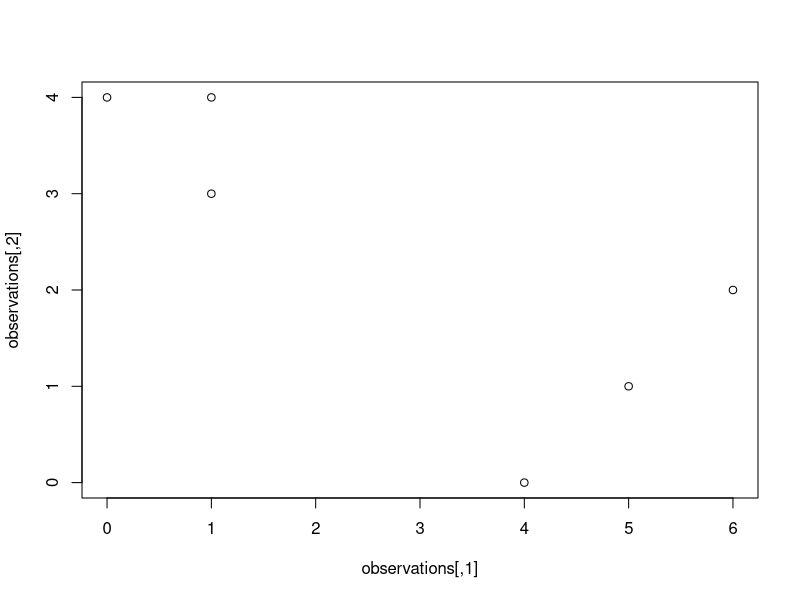
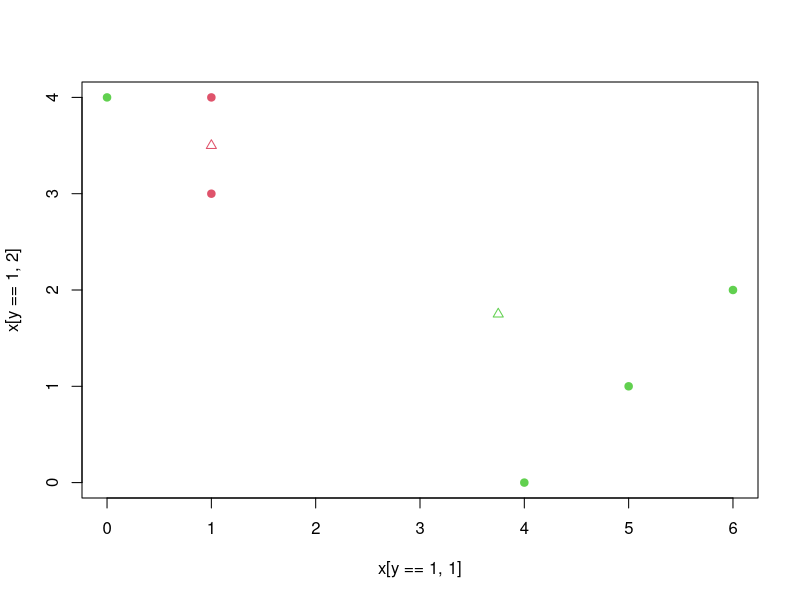
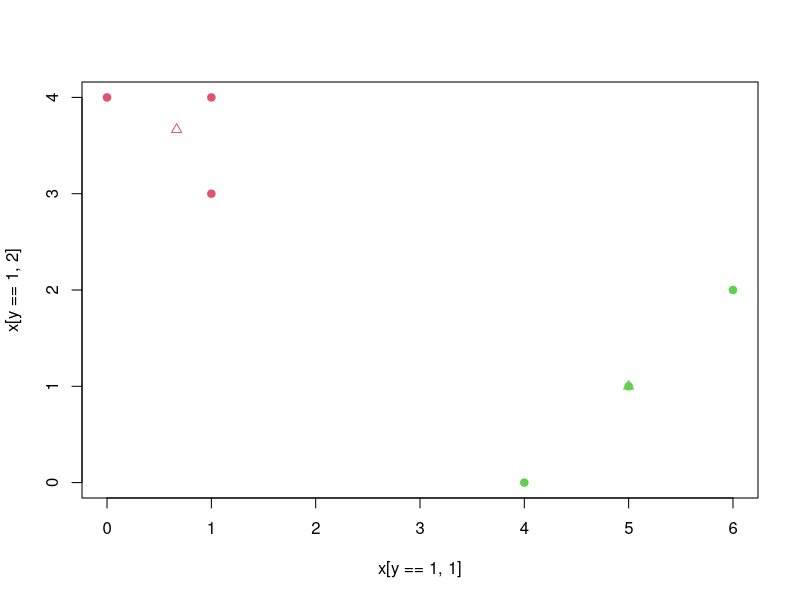
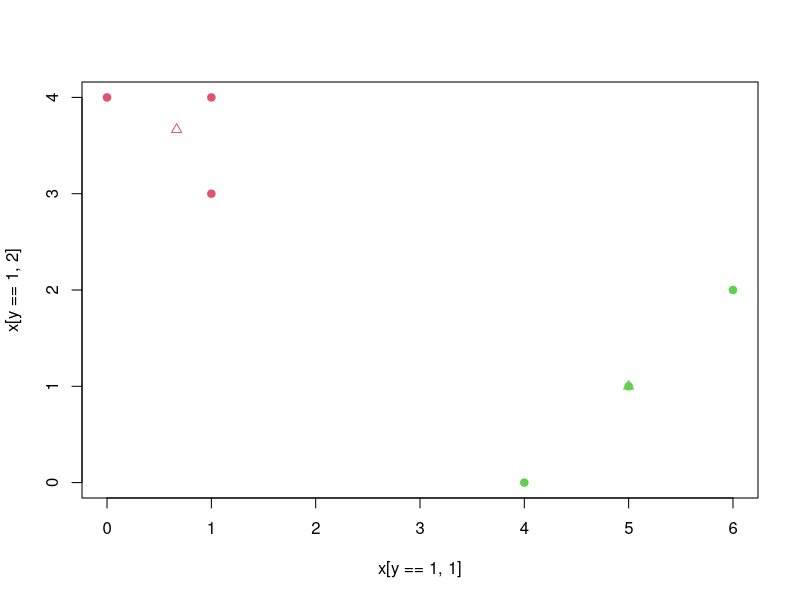
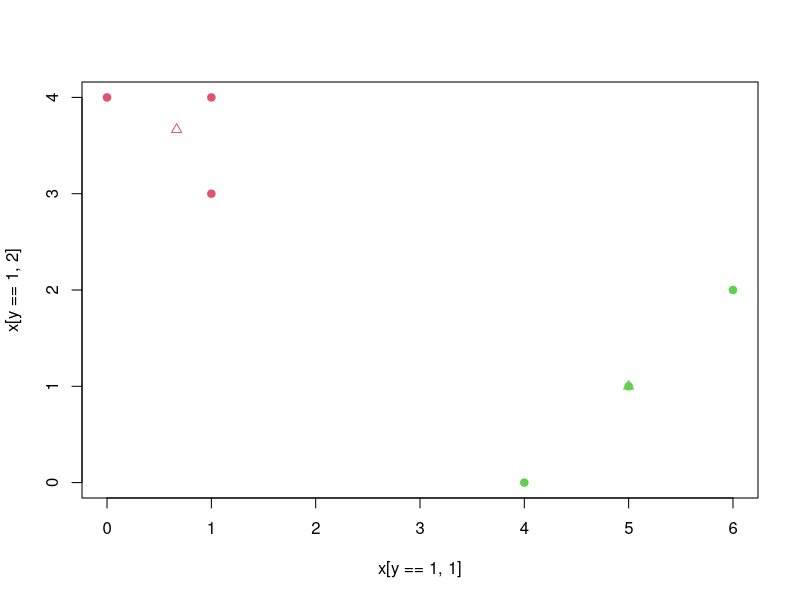
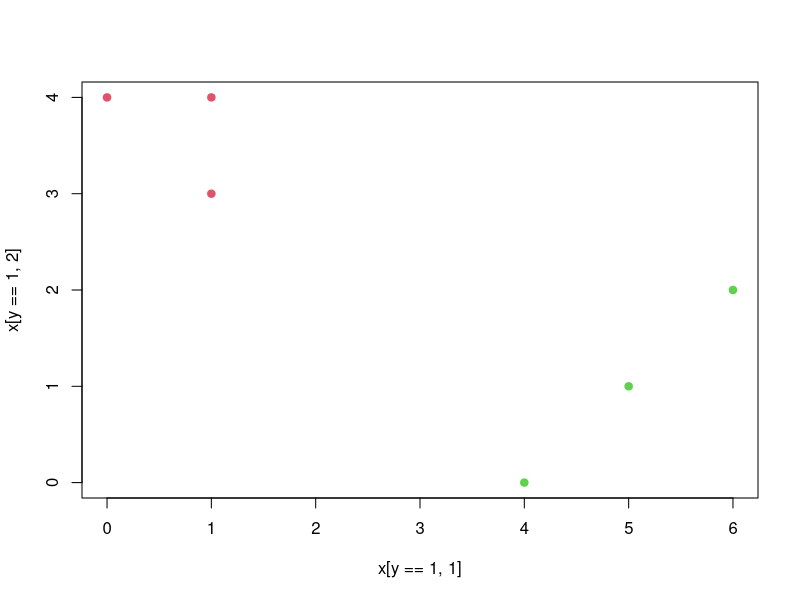

Here is the R script that generated these plots, in order:
###################################################
################# Начални стъпки ##################
###################################################
#Изобразяваме наблюденията
observations=cbind(c(1,1,0,5,6,4),c(4,3,4,1,2,0))
plot(observations)

#Произволно присвояваме номер на клъстер на всяко наблюдение
set.seed(2)
clusterLabel=sample(2, size=6, replace=TRUE)
clusterLabel

###################################################
#### Дефинираме функциите, които ще използваме #### 
###################################################
plotCluster=function(x,y){
  plot(x[y==1, 1], x[y==1, 2], col=2, pch=20, cex=1.5, xlim=c(0,6), ylim=c(0,4))
  points(x[y==2, 1], x[y==2, 2], col=11, pch=20, cex=1.5)
}

centre1=function(x,y){
  return(c(mean(x[y==1, 1]), mean(x[y==1, 2])))
}

centre2=function(x,y){
  return(c(mean(x[y==2, 1]), mean(x[y==2, 2])))
}

#Дефинираме функция за Евклидово разстояние ^2
distance=function (x, y){
  return(sqrt((x[1]-y[1])^2 + (x[2]-y[2])^2))                            
}
###################################################
###################################################
###################################################

#Изобразяваме клъстерите с различен цвят 
plotCluster(observations,clusterLabel)

#Изчисляваме центроидите на всеки клъстер 
centroid1=centre1(observations,clusterLabel)
centroid1
centroid2=centre2(observations,clusterLabel)
centroid2

#Изобразяваме и центроидите на всеки клъстер със съответсващ на клъстера цвят
points(centroid1[1], centroid1[2], col=2, pch=2)
points(centroid2[1], centroid2[2], col=11, pch=2)

#Присвояваме всяко наблюдение към клъстера на центроидата, до която е най-близо
for (i in 1:6) {
  ifelse(distance(observations[i,], centroid1)<distance(observations[i,], centroid2),clusterLabel[i]<-1,clusterLabel[i]<-2)
}

#Повтаряме стъпките докато промените спрат 

plotCluster(observations,clusterLabel)

centroid1=centre1(observations,clusterLabel)
centroid1
centroid2=centre2(observations,clusterLabel)
centroid2

points(centroid1[1], centroid1[2], col=2, pch=2)
points(centroid2[1], centroid2[2], col=11, pch=2)

for (i in 1:6) {
  ifelse(distance(observations[i,], centroid1)<distance(observations[i,], centroid2),clusterLabel[i]<-1,clusterLabel[i]<-2)
}

#Изобразяваме клъстерите и центроидите, които сме получили 
plotCluster(observations,clusterLabel)

centroid1=centre1(observations,clusterLabel)
centroid1
centroid2=centre2(observations,clusterLabel)
centroid2

points(centroid1[1], centroid1[2], col=2, pch=2)
points(centroid2[1], centroid2[2], col=11, pch=2)

for (i in 1:6) {
  ifelse(distance(observations[i,], centroid1)<distance(observations[i,], centroid2),clusterLabel[i]<-1,clusterLabel[i]<-2)
}

#Изобразяваме клъстерите и центроидите, които сме получили 
plotCluster(observations,clusterLabel)

centroid1=centre1(observations,clusterLabel)
centroid1
centroid2=centre2(observations,clusterLabel) #Центроидите не се променят
centroid2

points(centroid1[1], centroid1[2], col=2, pch=2)
points(centroid2[1], centroid2[2], col=11, pch=2)
#Нищо не се промени и значи приключваме повтоарянето на горните стъпки 

#In your plot from (a), color the observations according to the cluster labels obtained
plotCluster(observations,clusterLabel)
